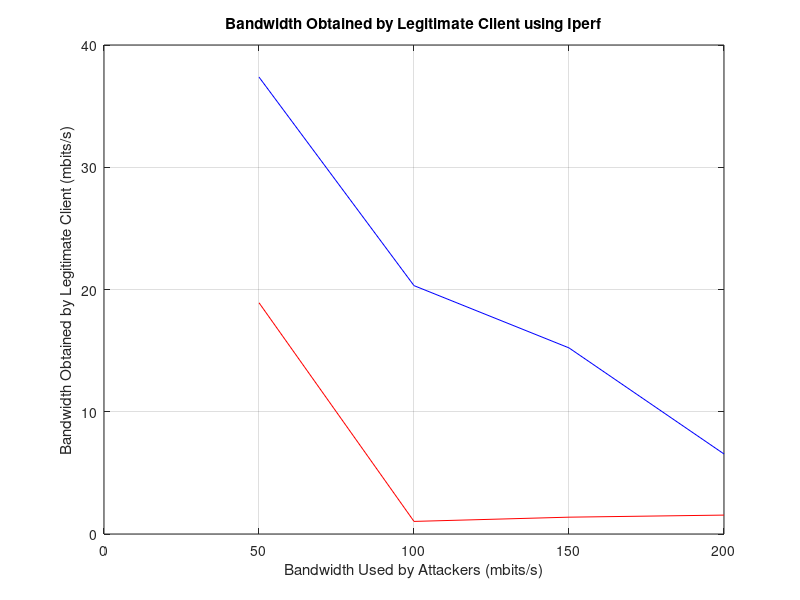

Write MATLAB code to recreate this figure.
clear all;
close all;
clc

%%% Iperf test with attackers doing iperf

attackers = [50, 100, 150, 200];

mean_defense_bw = zeros(1,4);
mean_no_defense_bw = zeros(1,4);

one_node_defense = [54.45, 28.06, 29.62];
one_node_no_defense = [19.71, 18.98, 18.06];

four_node_defense = [21.73, 21.95, 17.27];
four_node_no_defense =  [0.98, 1.18, 0.93];

seven_nodes_defense = [13.37, 20.84, 11.46];
seven_nodes_no_defense = [0.31, 2.36, 1.46];

ten_nodes_defense = [9.50, 4.78, 5.36];
ten_nodes_no_defense = [1.62, 2.47, 0.55];


mean_defense_bw(1) = mean(one_node_defense);
mean_no_defense_bw(1) = mean(one_node_no_defense);

mean_defense_bw(2) = mean(four_node_defense)
mean_no_defense_bw(2) = mean(four_node_no_defense);

mean_defense_bw(3) = mean(seven_nodes_defense)
mean_no_defense_bw(3) = mean(seven_nodes_no_defense);

mean_defense_bw(4) = mean(ten_nodes_defense);
mean_no_defense_bw(4) = mean(ten_nodes_no_defense);

figure(1)

plot(attackers, mean_defense_bw,'-b');

hold on;
grid on;

plot(attackers, mean_no_defense_bw,'-r');

txt = findobj(gca,'Type','text');
set(findobj(gca,'Type','text'),'FontSize',20);
set(txt(1:end),'VerticalAlignment', 'Middle');

ylabel('Bandwidth Obtained by Legitimate Client (mbits/s)')
xlabel('Bandwidth Used by Attackers (mbits/s)')
title('Bandwidth Obtained by Legitimate Client using Iperf')




